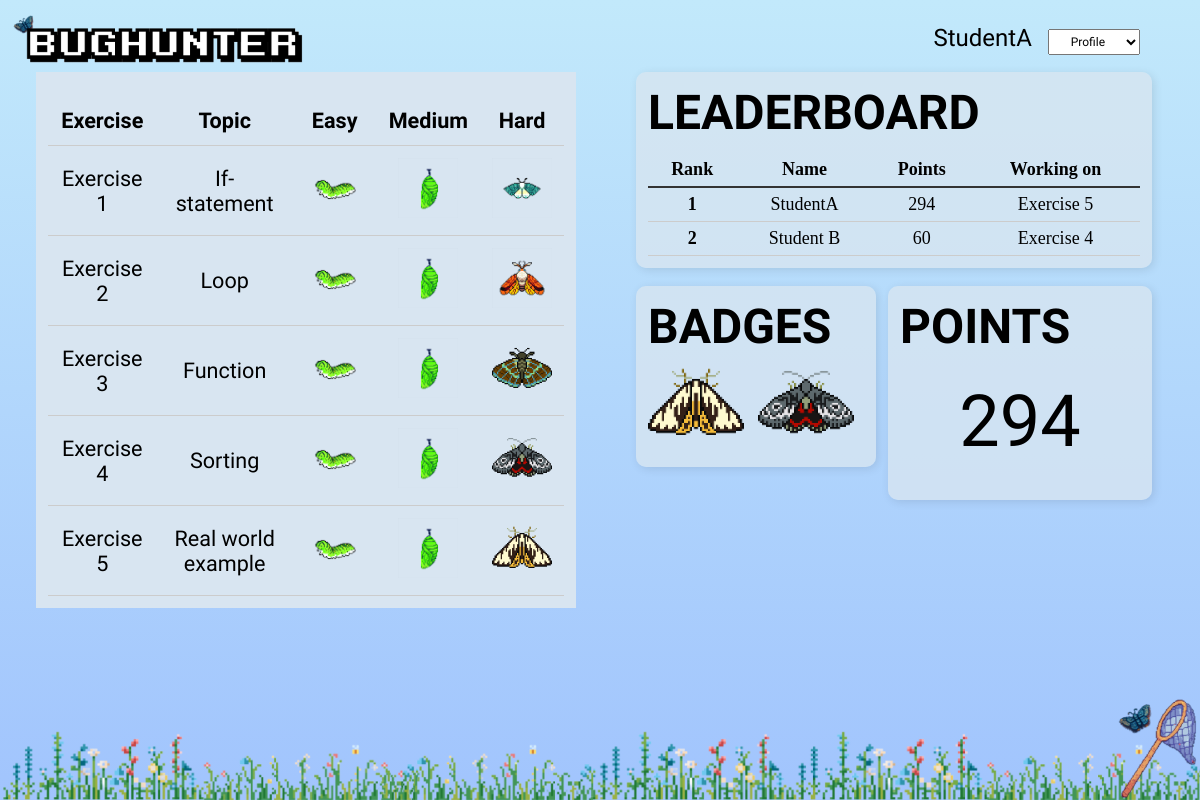
The app's page /profile (signed in) with its own data.
### app.py (models this page shows)
class User(db.Model):
    id = db.Column(db.Integer, primary_key=True)
    username = db.Column(db.String(80), unique=True, nullable=False)
    email = db.Column(db.String(120), unique=False, nullable=False)
    password = db.Column(db.String(120), nullable=False)
    points = db.Column(db.Integer, default=0)

### app.py (the view)
@app.route('/profile')
def profile():
    if 'username' not in session:
        return redirect(url_for('login_user'))
    username = session['username']
    user = User.query.filter_by(username=username).first()
    if not user:
        user = User(username=username)
        db.session.add(user)
        db.session.commit()
    leaderboard = User.query.order_by(User.points.desc()).limit(5).all()
    leaderboard_info = []
    for u in leaderboard:
        user_progress = get_progress(u.username)
        user_working_on = get_working_on(user_progress)
        leaderboard_info.append({
            'username': u.username,
            'points': u.points,
            'working_on': user_working_on
        })
    progress = get_progress(username)
    working_on = get_working_on(progress)
    badge_map = {
        'Exercise 1': 'badges/moth1.png',
        'Exercise 2': 'badges/moth2.png',
        'Exercise 3': 'badges/moth3.png',
        'Exercise 4': 'badges/moth4.png',
        'Exercise 5': 'badges/moth5.png'
    }
    badge_img = []
    for exercise_num, levels in progress.items():
        if isinstance(levels, list) and len(levels) == 3 and levels[2] == 1:
            badge_img.append(badge_map[exercise_num])
    badge_img.sort(reverse=True)
    badge_img = badge_img[:2]
    while len(badge_img) < 2:
        badge_img.append('badges/empty.png')
    return render_template('profile.html',
                           username=username,
                           points=user.points,
                           badges=badge_img,
                           leaderboard=leaderboard_info,
                           progress=progress,
                           working_on=working_on)

### app.py (called while the page is built)
def get_progress(username):
    prefix = ""
    user = User.query.filter_by(username=username).first()
    solved = SolvedExercise.query.filter_by(user_id=user.id).all()
    progress = {}
    for i in range(1, 6):
        progress[f'Exercise {i}'] = [0, 0, 0]
    for item in solved:
        for i in range(1, 6):
            if i == 1:
                prefix = "if-statement"
            elif i == 2:
                prefix = "loop"
            elif i == 3:
                prefix = "function"
            elif i == 4:
                prefix = "sorting"
            elif i == 5:
                prefix = "real-world-example"
            for j, level in enumerate(['easy', 'medium', 'hard']):
                if f"{prefix}-{level}" == item.exercise_filename:
                    progress[f'Exercise {i}'][j] = 1
    return progress

def get_working_on(progress):
    index = 1
    for i in range(5, 0, -1):
        levels = progress.get(f'Exercise {i}', [0, 0, 0])
        if any(levels):
            index = i
            break
    return index

### templates/profile.html (shortened to what this page needs)
<!DOCTYPE html>
<html lang="en">
<head>
</head>
<body>
    <div id="navbar">
        <div id="nav-right">
            <span id="username-label">{{ username }}</span>
            <select id="menu-select">
                <option disabled selected>Profile</option>
            </select>
        </div>
        <img src="../static/simple-logo.png" alt="small-logo" class="small-logo">
    </div>
    <div id="page-content">
        <div class="exercise-container">
            <table class="exercise-grid-table">
                <thead>
                    <tr>
                        <th>Exercise</th>
                        <th>Topic</th>
                        <th>Easy</th>
                        <th>Medium</th>
                        <th>Hard</th>
                    </tr>
                </thead>
                <tbody>
                    {% for i in range(1, 6) %}
                        <tr>
                            <td>Exercise {{ i }}</td>
                            <td>{{ ['If-statement','Loop','Function','Sorting','Real world example'][i-1] }}</td>
                            <td>
                                <a href="{{ url_for('exercise', filename=(['If-statement','Loop','Function','Sorting','Real world example'][i-1]|lower|replace(' ', '-') ~ '-easy')) }}">
                                    <img src="{{ url_for('static', filename='badges/caterpillar.png') if progress['Exercise ' ~ i][0] else url_for('static', filename='badges/caterpillar-grey.png') }}">
                                </a>
                            </td>
                            <td>
                                <a href="{{ url_for('exercise', filename=(['If-statement','Loop','Function','Sorting','Real world example'][i-1]|lower|replace(' ', '-') ~ '-medium')) }}">
                                  <img src="{{ url_for('static', filename='badges/cocoon.png') if progress['Exercise ' ~ i][1] else url_for('static', filename='badges/cocoon-grey.png') }}">
                                </a>
                            </td>
                            <td>
                                {% set moth_img = 'badges/moth' ~ i|string ~ '.png' %}
                                {% set moth_img_grey = 'badges/moth' ~ i|string ~ '-grey.png' %}
                                <a href="{{ url_for('exercise', filename=(['If-statement','Loop','Function','Sorting','Real world example'][i-1]|lower|replace(' ', '-') ~ '-hard')) }}">
                                    <img src="{{ url_for('static', filename=moth_img) if progress['Exercise ' ~ i][2] else url_for('static', filename=moth_img_grey) }}">
                                </a>
                            </td>
                        </tr>
                    {% endfor %}
                </tbody>
            </table>
        </div>
        <div class="right-panel">
            <div class="leaderboard-box">
                <h2 class="pixel-font">LEADERBOARD</h2>
                <table class="leaderboard-table">
                    <thead>
                        <tr><th>Rank</th><th>Name</th><th>Points</th><th>Working on</th></tr>
                    </thead>
                    <tbody>
                        {% for user in leaderboard %}
                            <tr>
                                <td><strong>{{ loop.index }}</strong></td>
                                <td>{{ user.username }}</td>
                                <td>{{ user.points }}</td>
                                <td>Exercise {{ user.working_on }}</td>
                            </tr>
                        {% endfor %}
                    </tbody>
                </table>
            </div>
            <div class="badge-points-row">
                <a href="{{ url_for('badges') }}" style="text-decoration: none; color: inherit;">
                    <div class="badges-box">
                        <h2 class="pixel-font">BADGES</h2>
                        <div class="badge-images">
                            {% for badge in badges %}
                                <img src="{{ url_for('static', filename=badge) }}">
                            {% endfor %}
                        </div>
                    </div>
                </a>
                <div class="points-box">
                    <h2 class="pixel-font">POINTS</h2>
                    <div class="points-number">{{ points }}</div>
                </div>
            </div>
        </div>
    </div>
    <img src="{{ url_for('static', filename='bugnet.png') }}" class="bugnet-icon">
    <img src="{{ url_for('static', filename='grass.png') }}" class="grass-bg">
</body>
</html>

### records on screen
User: username "StudentA", points "294", working_on "5"
User: username "Student B", points "60", working_on "4"

### other values on screen
{{ i }} "1" "2" "3" "4" "5"
{{ ['If-statement','Loop','Function','Sorting','Real world example'][i-1] }} "If-statement" "Loop" "Function" "Sorting" "Real world example"
